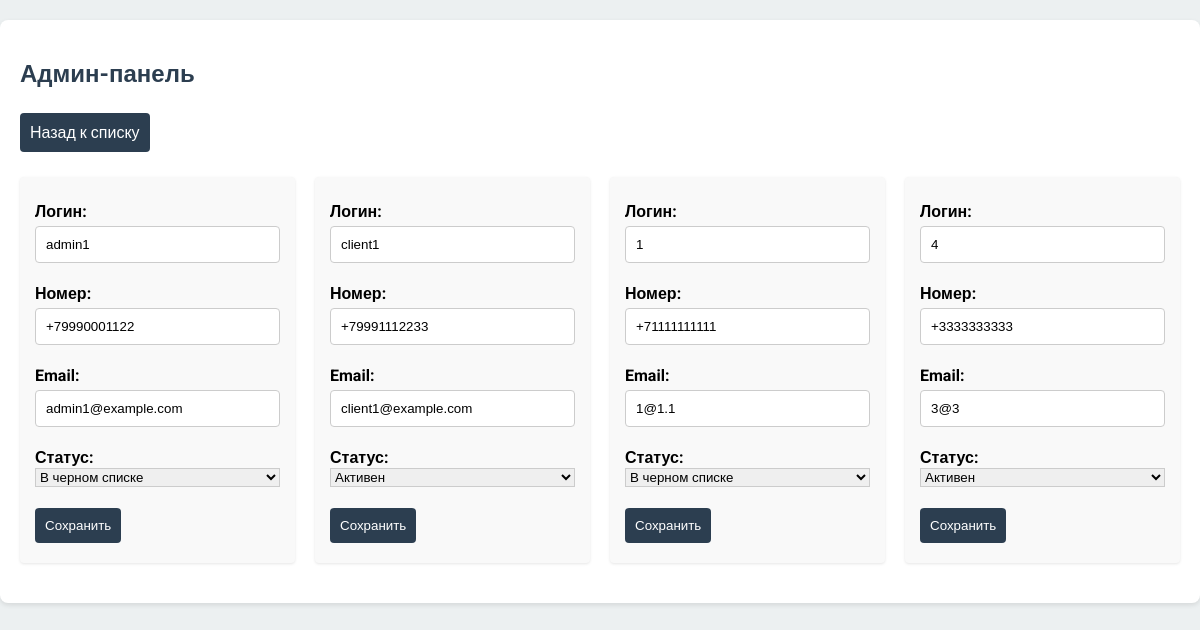
/userstoragesystem/admin.php (signed in), run on the app's committed database.
### tables this page shows
CREATE TABLE `users` (
  `id` int(11) NOT NULL,
  `login` varchar(50) NOT NULL,
  `number` varchar(20) NOT NULL,
  `email` varchar(100) NOT NULL,
  `password` varchar(255) NOT NULL,
  `status` enum('active','blacklisted') DEFAULT 'active',
  `created_at` timestamp NOT NULL DEFAULT current_timestamp(),
  `role` enum('client','admin') DEFAULT 'client'
);

### userstoragesystem/admin.php (the view, shortened to what this page needs)
<!DOCTYPE html>
<html lang="ru">
<head>
    <link rel="stylesheet" href="style.css">
</head>
<body>
    <?php
    include 'db.php';
    ?>
    <div class="container">
        <h2>Админ-панель</h2>
        <a href="dashboard.php" class="btn">Назад к списку</a>
        <div class="users-list">
            <?php
            $query = "SELECT * FROM users";
            $result = mysqli_query($conn, $query);
            while ($user = mysqli_fetch_assoc($result)) {
                echo "<div class='user-card'>";
                echo "<form method='POST' action=''>";
                echo "<p><strong>Логин:</strong> <input type='text' name='login' value='{$user['login']}'></p>";
                echo "<p><strong>Номер:</strong> <input type='text' name='number' value='{$user['number']}'></p>";
                echo "<p><strong>Email:</strong> <input type='email' name='email' value='{$user['email']}'></p>";
                echo "<p><strong>Статус:</strong> ";
                echo "<select name='status'>";
                echo "<option value='active'" . ($user['status'] == 'active' ? ' selected' : '') . ">Активен</option>";
                echo "<option value='blacklisted'" . ($user['status'] == 'blacklisted' ? ' selected' : '') . ">В черном списке</option>";
                echo "</select></p>";
                echo "<button type='submit' name='update'>Сохранить</button>";
                echo "</form>";
                echo "</div>";
            }
            ?>
        </div>
    </div>
</body>
</html>

### userstoragesystem/style.css (style rules this page uses)
body { font-family: 'Roboto', sans-serif; background-color: #ECF0F1; margin: 0; padding: 0; }
.container, .login-container { max-width: 1200px; margin: 20px auto; padding: 20px; background: white; border-radius: 8px; box-shadow: 0 2px 5px #0000001a; }
h2 { color: #2C3E50; }
input, button, .btn { padding: 10px; margin: 5px 0; border: none; border-radius: 4px; }
input, select { width: 100%; box-sizing: border-box; border: 1px solid #ccc; }
button, .btn { background: #2C3E50; color: white; cursor: pointer; text-decoration: none; display: inline-block; }
.users-list { display: grid; grid-template-columns: repeat(auto-fit, minmax(250px, 1fr)); gap: 20px; margin: 20px 0; }
.user-card { background: #F9F9F9; padding: 15px; border-radius: 4px; box-shadow: 0 1px 3px rgba(0,0,0,0.1); }
.login-container p, .container p { margin-top: 10px; }

### data on the page
users: login "admin1", number "+79990001122", email "admin1@example.com", status "В черном списке"
users: login "client1", number "+79991112233", email "client1@example.com", status "Активен"
users: login "1", number "+71111111111", email "1@1.1", status "В черном списке"
users: login "4", number "+3333333333", email "3@3", status "Активен"
